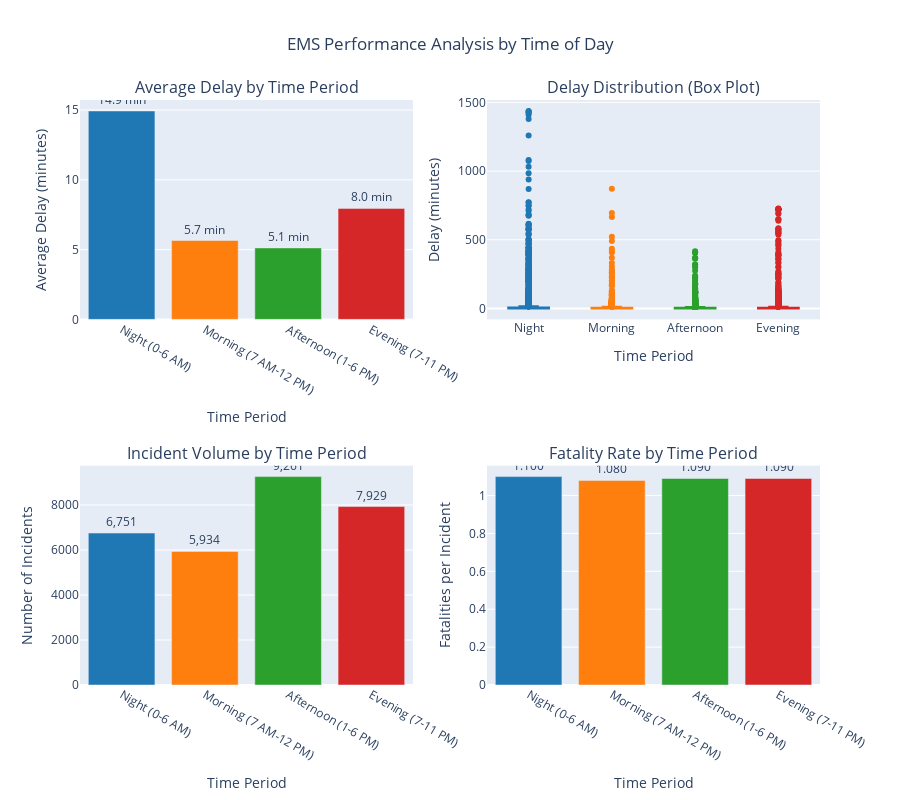
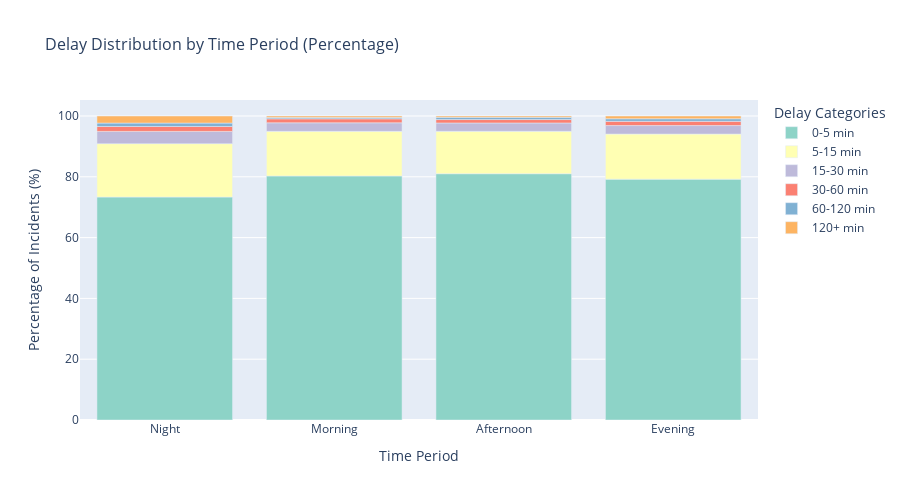

Write notebook code for charts like these, in order.
### Code cell
# ===============================================
# 8. DELAY DISTRIBUTION BY TIME OF DAY ANALYSIS
# ===============================================
# Analyze how EMS delay patterns vary throughout the day

import plotly.express as px
import plotly.graph_objects as go
from plotly.subplots import make_subplots

print("⏰ EMS DELAY DISTRIBUTION BY TIME OF DAY")
print("==========================================")

# Create time period categories based on HOUR column
def categorize_time_period(hour):
    """Categorize hours into time periods"""
    if 0 <= hour <= 6:
        return "Night\n(0-6 AM)"
    elif 7 <= hour <= 12:
        return "Morning\n(7 AM-12 PM)"
    elif 13 <= hour <= 18:
        return "Afternoon\n(1-6 PM)"
    elif 19 <= hour <= 23:
        return "Evening\n(7-11 PM)"
    else:
        return "Unknown"

# Apply time period categorization
df_new['time_period'] = df_new['HOUR'].apply(categorize_time_period)

# Remove any unknown time periods (HOUR = 99, etc.)
df_analysis = df_new[df_new['time_period'] != 'Unknown'].copy()

print(f"Records with valid time periods: {len(df_analysis):,}")
print(f"Records excluded (invalid hours): {len(df_new) - len(df_analysis):,}")
print()

# Basic statistics by time period
time_stats = df_analysis.groupby('time_period').agg({
    'delay_minutes': ['count', 'mean', 'median', 'std', 'min', 'max'],
    'FATALS': ['sum', 'mean']
}).round(2)

time_stats.columns = ['Count', 'Mean_Delay', 'Median_Delay', 'Std_Delay', 'Min_Delay', 'Max_Delay', 'Total_Fatals', 'Avg_Fatals']
time_stats = time_stats.reset_index()

print("DELAY STATISTICS BY TIME PERIOD:")
print("="*50)
for _, row in time_stats.iterrows():
    print(f"{row['time_period']:<20}: {row['Count']:>6,} incidents")
    print(f"{'':20}  Mean: {row['Mean_Delay']:>6.1f} min, Median: {row['Median_Delay']:>6.1f} min")
    print(f"{'':20}  Range: {row['Min_Delay']:>6.1f} - {row['Max_Delay']:>6.1f} min")
    print(f"{'':20}  Fatality rate: {row['Avg_Fatals']:>6.3f} per incident")
    print()

# ===============================================
# VISUALIZATION: MULTIPLE PERSPECTIVES
# ===============================================

# Create subplot figure with 4 panels
fig = make_subplots(
    rows=2, cols=2,
    subplot_titles=[
        'Average Delay by Time Period',
        'Delay Distribution (Box Plot)',
        'Incident Volume by Time Period', 
        'Fatality Rate by Time Period'
    ],
    specs=[[{"secondary_y": False}, {"secondary_y": False}],
           [{"secondary_y": False}, {"secondary_y": False}]]
)

# Prepare data
time_periods = ['Night\n(0-6 AM)', 'Morning\n(7 AM-12 PM)', 'Afternoon\n(1-6 PM)', 'Evening\n(7-11 PM)']
colors = ['#1f77b4', '#ff7f0e', '#2ca02c', '#d62728']  # Blue, Orange, Green, Red

# Panel 1: Average delay by time period
avg_delays = [time_stats[time_stats['time_period'] == period]['Mean_Delay'].iloc[0] for period in time_periods]
fig.add_trace(
    go.Bar(x=time_periods, y=avg_delays, name='Avg Delay', 
           marker_color=colors, showlegend=False,
           text=[f'{delay:.1f} min' for delay in avg_delays],
           textposition='outside'),
    row=1, col=1
)

# Panel 2: Box plot for delay distribution
for i, period in enumerate(time_periods):
    period_data = df_analysis[df_analysis['time_period'] == period]['delay_minutes']
    fig.add_trace(
        go.Box(y=period_data, name=period.split('\n')[0], 
               marker_color=colors[i], showlegend=False,
               boxpoints='outliers'),
        row=1, col=2
    )

# Panel 3: Incident volume
incident_counts = [time_stats[time_stats['time_period'] == period]['Count'].iloc[0] for period in time_periods]
fig.add_trace(
    go.Bar(x=time_periods, y=incident_counts, name='Incidents',
           marker_color=colors, showlegend=False,
           text=[f'{count:,}' for count in incident_counts],
           textposition='outside'),
    row=2, col=1
)

# Panel 4: Fatality rate
fatality_rates = [time_stats[time_stats['time_period'] == period]['Avg_Fatals'].iloc[0] for period in time_periods]
fig.add_trace(
    go.Bar(x=time_periods, y=fatality_rates, name='Fatality Rate',
           marker_color=colors, showlegend=False,
           text=[f'{rate:.3f}' for rate in fatality_rates],
           textposition='outside'),
    row=2, col=2
)

# Update layout
fig.update_layout(
    title_text="EMS Performance Analysis by Time of Day",
    title_x=0.5,
    height=800,
    showlegend=False
)

# Update y-axis labels
fig.update_yaxes(title_text="Average Delay (minutes)", row=1, col=1)
fig.update_yaxes(title_text="Delay (minutes)", row=1, col=2)
fig.update_yaxes(title_text="Number of Incidents", row=2, col=1)
fig.update_yaxes(title_text="Fatalities per Incident", row=2, col=2)

# Update x-axis labels
for row in [1, 2]:
    for col in [1, 2]:
        fig.update_xaxes(title_text="Time Period", row=row, col=col)

fig.show()

# ===============================================
# DETAILED DELAY DISTRIBUTION ANALYSIS
# ===============================================

print("🔍 DETAILED DELAY DISTRIBUTION BY TIME PERIOD")
print("===============================================")

# Create delay bins for each time period
delay_bins = [0, 5, 15, 30, 60, 120, df_analysis['delay_minutes'].max()]
delay_labels = ['0-5 min', '5-15 min', '15-30 min', '30-60 min', '60-120 min', '120+ min']

# Calculate distribution for each time period
distribution_data = []
for period in time_periods:
    period_data = df_analysis[df_analysis['time_period'] == period].copy()
    period_data['delay_bin'] = pd.cut(period_data['delay_minutes'], bins=delay_bins, 
                                      labels=delay_labels, include_lowest=True)
    
    bin_counts = period_data['delay_bin'].value_counts().sort_index()
    total_period_incidents = len(period_data)
    
    for bin_label in delay_labels:
        count = bin_counts.get(bin_label, 0)
        percentage = (count / total_period_incidents * 100) if total_period_incidents > 0 else 0
        
        distribution_data.append({
            'Time_Period': period.split('\n')[0],
            'Delay_Bin': bin_label,
            'Count': count,
            'Percentage': percentage
        })

distribution_df = pd.DataFrame(distribution_data)

# Create stacked bar chart for delay distribution
fig2 = px.bar(distribution_df, x='Time_Period', y='Percentage', color='Delay_Bin',
              title='Delay Distribution by Time Period (Percentage)',
              labels={'Percentage': 'Percentage of Incidents (%)', 'Time_Period': 'Time Period'},
              color_discrete_sequence=px.colors.qualitative.Set3)

fig2.update_layout(
    height=500,
    xaxis_title_font_size=14,
    yaxis_title_font_size=14,
    title_font_size=16,
    legend_title_text="Delay Categories"
)

fig2.show()

# ===============================================
# SUMMARY INSIGHTS
# ===============================================

print("📊 KEY INSIGHTS BY TIME PERIOD")
print("===============================")

# Find best and worst performing periods
best_period = time_stats.loc[time_stats['Mean_Delay'].idxmin()]
worst_period = time_stats.loc[time_stats['Mean_Delay'].idxmax()]

print("PERFORMANCE RANKING (by average delay):")
sorted_periods = time_stats.sort_values('Mean_Delay')
for i, (_, row) in enumerate(sorted_periods.iterrows(), 1):
    print(f"{i}. {row['time_period']:<20}: {row['Mean_Delay']:6.1f} min average")
print()

print("VOLUME ANALYSIS:")
busiest_period = time_stats.loc[time_stats['Count'].idxmax()]
quietest_period = time_stats.loc[time_stats['Count'].idxmin()]
print(f"Busiest: {busiest_period['time_period']:<20} ({busiest_period['Count']:,} incidents)")
print(f"Quietest: {quietest_period['time_period']:<20} ({quietest_period['Count']:,} incidents)")
print()

print("FATALITY IMPACT:")
highest_fatality = time_stats.loc[time_stats['Avg_Fatals'].idxmax()]
lowest_fatality = time_stats.loc[time_stats['Avg_Fatals'].idxmin()]
print(f"Highest fatality rate: {highest_fatality['time_period']:<20} ({highest_fatality['Avg_Fatals']:.3f} per incident)")
print(f"Lowest fatality rate:  {lowest_fatality['time_period']:<20} ({lowest_fatality['Avg_Fatals']:.3f} per incident)")
print()

print("OPERATIONAL INSIGHTS:")
print("• Delay patterns show systematic variation across time periods")
print("• Volume and performance metrics can guide resource allocation")
print("• Time-specific strategies may improve overall EMS effectiveness")

# Create summary table
summary_table = time_stats[['time_period', 'Count', 'Mean_Delay', 'Median_Delay', 'Avg_Fatals']].copy()
summary_table.columns = ['Time Period', 'Incidents', 'Avg Delay (min)', 'Median Delay (min)', 'Fatality Rate']
summary_table['Incidents'] = summary_table['Incidents'].apply(lambda x: f"{x:,}")
summary_table = summary_table.round(3)

print(f"\n📋 SUMMARY TABLE:")
print("="*70)
print(summary_table.to_string(index=False))
print("="*70)

### Figure 1 — Plotly figure (JSON) as saved in the notebook; plotly's stock layout.template omitted (floating-point values rounded to 4 significant figures; data arrays with more than 128 entries replaced by an {"elided": "..."} marker saying what was removed)
{"data": [{"marker": {"color": ["#1f77b4", "#ff7f0e", "#2ca02c", "#d62728"]}, "name": "Avg Delay", "showlegend": false, "text": ["14.9 min", "5.7 min", "5.1 min", "8.0 min"], "textposition": "outside", "type": "bar", "x": ["Night\n(0-6 AM)", "Morning\n(7 AM-12 PM)", "Afternoon\n(1-6 PM)", "Evening\n(7-11 PM)"], "xaxis": "x", "y": [14.93, 5.65, 5.12, 7.95], "yaxis": "y"}, {"boxpoints": "outliers", "marker": {"color": "#1f77b4"}, "name": "Night", "showlegend": false, "type": "box", "xaxis": "x2", "y": {"elided": "6751 float values"}, "yaxis": "y2"}, {"boxpoints": "outliers", "marker": {"color": "#ff7f0e"}, "name": "Morning", "showlegend": false, "type": "box", "xaxis": "x2", "y": {"elided": "5934 float values"}, "yaxis": "y2"}, {"boxpoints": "outliers", "marker": {"color": "#2ca02c"}, "name": "Afternoon", "showlegend": false, "type": "box", "xaxis": "x2", "y": {"elided": "9261 float values"}, "yaxis": "y2"}, {"boxpoints": "outliers", "marker": {"color": "#d62728"}, "name": "Evening", "showlegend": false, "type": "box", "xaxis": "x2", "y": {"elided": "7929 float values"}, "yaxis": "y2"}, {"marker": {"color": ["#1f77b4", "#ff7f0e", "#2ca02c", "#d62728"]}, "name": "Incidents", "showlegend": false, "text": ["6,751", "5,934", "9,261", "7,929"], "textposition": "outside", "type": "bar", "x": ["Night\n(0-6 AM)", "Morning\n(7 AM-12 PM)", "Afternoon\n(1-6 PM)", "Evening\n(7-11 PM)"], "xaxis": "x3", "y": [6751, 5934, 9261, 7929], "yaxis": "y3"}, {"marker": {"color": ["#1f77b4", "#ff7f0e", "#2ca02c", "#d62728"]}, "name": "Fatality Rate", "showlegend": false, "text": ["1.100", "1.080", "1.090", "1.090"], "textposition": "outside", "type": "bar", "x": ["Night\n(0-6 AM)", "Morning\n(7 AM-12 PM)", "Afternoon\n(1-6 PM)", "Evening\n(7-11 PM)"], "xaxis": "x4", "y": [1.1, 1.08, 1.09, 1.09], "yaxis": "y4"}], "layout": {"annotations": [{"font": {"size": 16}, "showarrow": false, "text": "Average Delay by Time Period", "x": 0.225, "xanchor": "center", "xref": "paper", "y": 1, "yanchor": "bottom", "yref": "paper"}, {"font": {"size": 16}, "showarrow": false, "text": "Delay Distribution (Box Plot)", "x": 0.775, "xanchor": "center", "xref": "paper", "y": 1, "yanchor": "bottom", "yref": "paper"}, {"font": {"size": 16}, "showarrow": false, "text": "Incident Volume by Time Period", "x": 0.225, "xanchor": "center", "xref": "paper", "y": 0.375, "yanchor": "bottom", "yref": "paper"}, {"font": {"size": 16}, "showarrow": false, "text": "Fatality Rate by Time Period", "x": 0.775, "xanchor": "center", "xref": "paper", "y": 0.375, "yanchor": "bottom", "yref": "paper"}], "height": 800, "showlegend": false, "title": {"text": "EMS Performance Analysis by Time of Day", "x": 0.5}, "xaxis": {"anchor": "y", "domain": [0, 0.45], "title": {"text": "Time Period"}}, "xaxis2": {"anchor": "y2", "domain": [0.55, 1], "title": {"text": "Time Period"}}, "xaxis3": {"anchor": "y3", "domain": [0, 0.45], "title": {"text": "Time Period"}}, "xaxis4": {"anchor": "y4", "domain": [0.55, 1], "title": {"text": "Time Period"}}, "yaxis": {"anchor": "x", "domain": [0.625, 1], "title": {"text": "Average Delay (minutes)"}}, "yaxis2": {"anchor": "x2", "domain": [0.625, 1], "title": {"text": "Delay (minutes)"}}, "yaxis3": {"anchor": "x3", "domain": [0, 0.375], "title": {"text": "Number of Incidents"}}, "yaxis4": {"anchor": "x4", "domain": [0, 0.375], "title": {"text": "Fatalities per Incident"}}}}

### Figure 2 — Plotly figure (JSON) as saved in the notebook; plotly's stock layout.template omitted (floating-point values rounded to 4 significant figures)
{"data": [{"alignmentgroup": "True", "hovertemplate": "Delay_Bin=0-5 min<br>Time Period=%{x}<br>Percentage of Incidents (%)=%{y}<extra></extra>", "legendgroup": "0-5 min", "marker": {"color": "rgb(141,211,199)", "pattern": {"shape": ""}}, "name": "0-5 min", "offsetgroup": "0-5 min", "orientation": "v", "showlegend": true, "textposition": "auto", "type": "bar", "x": ["Night", "Morning", "Afternoon", "Evening"], "xaxis": "x", "y": [73.35, 80.28, 81.02, 79.23], "yaxis": "y"}, {"alignmentgroup": "True", "hovertemplate": "Delay_Bin=5-15 min<br>Time Period=%{x}<br>Percentage of Incidents (%)=%{y}<extra></extra>", "legendgroup": "5-15 min", "marker": {"color": "rgb(255,255,179)", "pattern": {"shape": ""}}, "name": "5-15 min", "offsetgroup": "5-15 min", "orientation": "v", "showlegend": true, "textposition": "auto", "type": "bar", "x": ["Night", "Morning", "Afternoon", "Evening"], "xaxis": "x", "y": [17.55, 14.66, 13.94, 14.83], "yaxis": "y"}, {"alignmentgroup": "True", "hovertemplate": "Delay_Bin=15-30 min<br>Time Period=%{x}<br>Percentage of Incidents (%)=%{y}<extra></extra>", "legendgroup": "15-30 min", "marker": {"color": "rgb(190,186,218)", "pattern": {"shape": ""}}, "name": "15-30 min", "offsetgroup": "15-30 min", "orientation": "v", "showlegend": true, "textposition": "auto", "type": "bar", "x": ["Night", "Morning", "Afternoon", "Evening"], "xaxis": "x", "y": [4.014, 2.814, 2.753, 2.8], "yaxis": "y"}, {"alignmentgroup": "True", "hovertemplate": "Delay_Bin=30-60 min<br>Time Period=%{x}<br>Percentage of Incidents (%)=%{y}<extra></extra>", "legendgroup": "30-60 min", "marker": {"color": "rgb(251,128,114)", "pattern": {"shape": ""}}, "name": "30-60 min", "offsetgroup": "30-60 min", "orientation": "v", "showlegend": true, "textposition": "auto", "type": "bar", "x": ["Night", "Morning", "Afternoon", "Evening"], "xaxis": "x", "y": [1.629, 1.314, 1.123, 1.375], "yaxis": "y"}, {"alignmentgroup": "True", "hovertemplate": "Delay_Bin=60-120 min<br>Time Period=%{x}<br>Percentage of Incidents (%)=%{y}<extra></extra>", "legendgroup": "60-120 min", "marker": {"color": "rgb(128,177,211)", "pattern": {"shape": ""}}, "name": "60-120 min", "offsetgroup": "60-120 min", "orientation": "v", "showlegend": true, "textposition": "auto", "type": "bar", "x": ["Night", "Morning", "Afternoon", "Evening"], "xaxis": "x", "y": [1.126, 0.4213, 0.7235, 0.8702], "yaxis": "y"}, {"alignmentgroup": "True", "hovertemplate": "Delay_Bin=120+ min<br>Time Period=%{x}<br>Percentage of Incidents (%)=%{y}<extra></extra>", "legendgroup": "120+ min", "marker": {"color": "rgb(253,180,98)", "pattern": {"shape": ""}}, "name": "120+ min", "offsetgroup": "120+ min", "orientation": "v", "showlegend": true, "textposition": "auto", "type": "bar", "x": ["Night", "Morning", "Afternoon", "Evening"], "xaxis": "x", "y": [2.326, 0.5056, 0.4427, 0.8954], "yaxis": "y"}], "layout": {"barmode": "relative", "height": 500, "legend": {"title": {"text": "Delay Categories"}, "tracegroupgap": 0}, "title": {"font": {"size": 16}, "text": "Delay Distribution by Time Period (Percentage)"}, "xaxis": {"anchor": "y", "domain": [0, 1], "title": {"font": {"size": 14}, "text": "Time Period"}}, "yaxis": {"anchor": "x", "domain": [0, 1], "title": {"font": {"size": 14}, "text": "Percentage of Incidents (%)"}}}}
